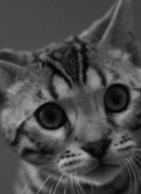
#> input picture images/bonkers-bw-zoom.png, 141 x 194 px
$ python sharpen.py bonkers-bw-zoom.png
#> lines starting #> are read from the running program, lines starting #| are printed output that depends on the picture
### images/filter.py
import sys
from PIL import Image


'''
    region3x3 gets the pixels around x, y
    and returns a list of all 8 surrounding pixels
    including the center pixel at x, y
    :param img
    :param x, y
'''


def region3x3(img, x ,y):
    center = get_pixel(img, x, y)
    N = int(get_pixel(img, x, y - 1))
    NE = int(get_pixel(img, x + 1, y -1))
    E = int(get_pixel(img, x + 1, y))
    SE = int(get_pixel(img, x + 1, y + 1))
    S = int(get_pixel(img, x, y + 1))
    SW = int(get_pixel(img, x - 1, y + 1))
    W = int(get_pixel(img, x - 1, y))
    NW = int(get_pixel(img, x - 1, y - 1))
    return [center, N, NE, E, SE, S, SW, W, NE, NW]


'''
    get_pixel returns the pixel at x and y
    :param img
    :param x, y
'''


def get_pixel(img, x, y):
    width, height = img.size
    if x < 0:
        x = 0
    elif x >= width:
        x = width - 1

    if y < 0:
        y = 0
    elif y >= height:
        y = height - 1

    return img.load()[x, y]


'''
    opens a picture file provided
    :param argv
'''


def open(argv):
    if len(argv) <= 1:
        print "mising image filename"
        sys.exit(1)
    img = Image.open(argv[1])
#> img is the input picture: PIL image 141x194 RGBA; mean R, G, B, A 74.5, 74.5, 74.5, 255
    img = img.convert("L")
#> img: PIL image 141x194 L
    return img


'''
    applies filter to image provided
    filter behavior is determined by
    the function f that is provided

    :param imh
    :param f
'''


def filter(img, f):
    width, height = img.size
#> width = 141; height = 194
    img_copy = img.copy()
    pixels = img_copy.load()

    for x in range(width - 1):
        for y in range(height - 1):
            r = region3x3(img, x, y)
            pixels[x, y] = f(r)
#> this loop made 140 passes

    return img_copy

### images/sharpen.py
from filter import *

'''
    laplace compares the strength of the current
    pixel with those surrounding it and returns
    the difference

    :param list
'''


def laplace(list):
    return (list[1] + list[3] + list[5] + list[7]) - (4 * list[0])


'''
   minus subtracts pixel intensities from an image
   with an edge filter from the original image

   :param A (original image)
   :param B (edge filtered image)
'''


def minus(A, B):
    width, height = A.size
    img_copy = A.copy()
    A_matrix = A.load()
    B_matrix = B.load()
    copy_matrix = img_copy.load()

    for x in range(width -1):
        for y in range(height - 1):
            copy_matrix[x, y] = A_matrix[x, y] - B_matrix[x, y]

    return img_copy


img = open(sys.argv)
img.show()
edges = filter(img, laplace)
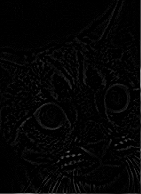
#> edges: PIL image 141x194 L; min 0, max 137, mean 4.6

sharpen = minus(img, edges)
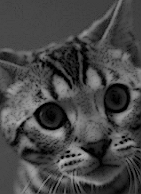
#> sharpen: PIL image 141x194 L; min 0, max 184, mean 70.8

sharpen.show()
